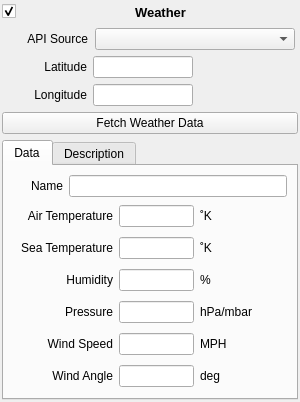
<?xml version="1.0" encoding="UTF-8"?>
<!-- Copyright (C) 2024-2026 RF StateSide LLC; SPDX-License-Identifier: AGPL-3.0-or-later -->
<ui version="4.0">
 <class>GeneratorWeather</class>
 <widget class="QWidget" name="GeneratorWeather">
  <property name="geometry">
   <rect>
    <x>0</x>
    <y>0</y>
    <width>300</width>
    <height>402</height>
   </rect>
  </property>
  <property name="windowTitle">
   <string>Form</string>
  </property>
  <layout class="QVBoxLayout" name="verticalLayout_3">
   <property name="spacing">
    <number>6</number>
   </property>
   <property name="leftMargin">
    <number>2</number>
   </property>
   <property name="topMargin">
    <number>2</number>
   </property>
   <property name="rightMargin">
    <number>2</number>
   </property>
   <property name="bottomMargin">
    <number>2</number>
   </property>
   <item>
    <layout class="QHBoxLayout" name="horizontalLayout_15">
     <item>
      <widget class="QCheckBox" name="checkBoxEnabled">
       <property name="text">
        <string/>
       </property>
       <property name="checked">
        <bool>true</bool>
       </property>
      </widget>
     </item>
     <item>
      <spacer name="horizontalSpacer_5">
       <property name="orientation">
        <enum>Qt::Orientation::Horizontal</enum>
       </property>
       <property name="sizeHint" stdset="0">
        <size>
         <width>40</width>
         <height>20</height>
        </size>
       </property>
      </spacer>
     </item>
     <item>
      <widget class="QLabel" name="labelTitle">
       <property name="font">
        <font>
         <pointsize>10</pointsize>
         <bold>true</bold>
        </font>
       </property>
       <property name="text">
        <string>Weather</string>
       </property>
       <property name="alignment">
        <set>Qt::AlignmentFlag::AlignCenter</set>
       </property>
      </widget>
     </item>
     <item>
      <spacer name="horizontalSpacer_3">
       <property name="orientation">
        <enum>Qt::Orientation::Horizontal</enum>
       </property>
       <property name="sizeHint" stdset="0">
        <size>
         <width>40</width>
         <height>20</height>
        </size>
       </property>
      </spacer>
     </item>
    </layout>
   </item>
   <item>
    <layout class="QHBoxLayout" name="horizontalLayout">
     <item>
      <widget class="QLabel" name="labelApiSource">
       <property name="minimumSize">
        <size>
         <width>85</width>
         <height>0</height>
        </size>
       </property>
       <property name="maximumSize">
        <size>
         <width>85</width>
         <height>16777215</height>
        </size>
       </property>
       <property name="text">
        <string>API Source</string>
       </property>
       <property name="alignment">
        <set>Qt::AlignmentFlag::AlignRight|Qt::AlignmentFlag::AlignTrailing|Qt::AlignmentFlag::AlignVCenter</set>
       </property>
      </widget>
     </item>
     <item>
      <widget class="QComboBox" name="comboBoxApiSource">
       <property name="minimumSize">
        <size>
         <width>200</width>
         <height>0</height>
        </size>
       </property>
       <property name="maximumSize">
        <size>
         <width>200</width>
         <height>16777215</height>
        </size>
       </property>
      </widget>
     </item>
    </layout>
   </item>
   <item>
    <layout class="QHBoxLayout" name="horizontalLayout_9">
     <item>
      <widget class="QLabel" name="labelLatitude">
       <property name="minimumSize">
        <size>
         <width>85</width>
         <height>22</height>
        </size>
       </property>
       <property name="maximumSize">
        <size>
         <width>85</width>
         <height>16777215</height>
        </size>
       </property>
       <property name="text">
        <string>Latitude</string>
       </property>
       <property name="alignment">
        <set>Qt::AlignmentFlag::AlignRight|Qt::AlignmentFlag::AlignTrailing|Qt::AlignmentFlag::AlignVCenter</set>
       </property>
      </widget>
     </item>
     <item>
      <widget class="QLineEdit" name="lineEditLatitude">
       <property name="minimumSize">
        <size>
         <width>100</width>
         <height>22</height>
        </size>
       </property>
       <property name="maximumSize">
        <size>
         <width>100</width>
         <height>16777215</height>
        </size>
       </property>
       <property name="toolTip">
        <string>&lt;html&gt;&lt;head/&gt;&lt;body&gt;&lt;p&gt;&lt;br/&gt;&lt;/p&gt;&lt;/body&gt;&lt;/html&gt;</string>
       </property>
       <property name="inputMethodHints">
        <set>Qt::InputMethodHint::ImhNone</set>
       </property>
       <property name="readOnly">
        <bool>false</bool>
       </property>
      </widget>
     </item>
     <item>
      <widget class="ClickableLabel" name="labelUnitLatitude">
       <property name="minimumSize">
        <size>
         <width>50</width>
         <height>22</height>
        </size>
       </property>
       <property name="toolTip">
        <string>&lt;html&gt;&lt;head/&gt;&lt;body&gt;&lt;p&gt;Click to change units&lt;/p&gt;&lt;/body&gt;&lt;/html&gt;</string>
       </property>
       <property name="text">
        <string/>
       </property>
      </widget>
     </item>
    </layout>
   </item>
   <item>
    <layout class="QHBoxLayout" name="horizontalLayout_10">
     <item>
      <widget class="QLabel" name="labelLongitude">
       <property name="minimumSize">
        <size>
         <width>85</width>
         <height>22</height>
        </size>
       </property>
       <property name="maximumSize">
        <size>
         <width>85</width>
         <height>16777215</height>
        </size>
       </property>
       <property name="text">
        <string>Longitude</string>
       </property>
       <property name="alignment">
        <set>Qt::AlignmentFlag::AlignRight|Qt::AlignmentFlag::AlignTrailing|Qt::AlignmentFlag::AlignVCenter</set>
       </property>
      </widget>
     </item>
     <item>
      <widget class="QLineEdit" name="lineEditLongitude">
       <property name="minimumSize">
        <size>
         <width>100</width>
         <height>22</height>
        </size>
       </property>
       <property name="maximumSize">
        <size>
         <width>100</width>
         <height>16777215</height>
        </size>
       </property>
       <property name="toolTip">
        <string>&lt;html&gt;&lt;head/&gt;&lt;body&gt;&lt;p&gt;Heading in degrees.&lt;/p&gt;&lt;/body&gt;&lt;/html&gt;</string>
       </property>
       <property name="inputMethodHints">
        <set>Qt::InputMethodHint::ImhNone</set>
       </property>
       <property name="readOnly">
        <bool>false</bool>
       </property>
      </widget>
     </item>
     <item>
      <widget class="ClickableLabel" name="labelUnitLongitude">
       <property name="minimumSize">
        <size>
         <width>50</width>
         <height>22</height>
        </size>
       </property>
       <property name="toolTip">
        <string>&lt;html&gt;&lt;head/&gt;&lt;body&gt;&lt;p&gt;Click to change units&lt;/p&gt;&lt;/body&gt;&lt;/html&gt;</string>
       </property>
       <property name="text">
        <string/>
       </property>
      </widget>
     </item>
    </layout>
   </item>
   <item>
    <layout class="QHBoxLayout" name="horizontalLayout_2">
     <item>
      <widget class="QPushButton" name="pushButtonFetchWeather">
       <property name="minimumSize">
        <size>
         <width>250</width>
         <height>0</height>
        </size>
       </property>
       <property name="text">
        <string>Fetch Weather Data</string>
       </property>
      </widget>
     </item>
    </layout>
   </item>
   <item>
    <widget class="QTabWidget" name="tabWidget">
     <property name="currentIndex">
      <number>0</number>
     </property>
     <widget class="QWidget" name="tabData">
      <attribute name="title">
       <string>Data</string>
      </attribute>
      <layout class="QVBoxLayout" name="verticalLayout">
       <item>
        <layout class="QHBoxLayout" name="horizontalLayout_3">
         <item>
          <widget class="QLabel" name="labelName">
           <property name="minimumSize">
            <size>
             <width>50</width>
             <height>22</height>
            </size>
           </property>
           <property name="maximumSize">
            <size>
             <width>50</width>
             <height>16777215</height>
            </size>
           </property>
           <property name="text">
            <string>Name</string>
           </property>
           <property name="alignment">
            <set>Qt::AlignmentFlag::AlignRight|Qt::AlignmentFlag::AlignTrailing|Qt::AlignmentFlag::AlignVCenter</set>
           </property>
          </widget>
         </item>
         <item>
          <widget class="QLineEdit" name="lineEditName">
           <property name="minimumSize">
            <size>
             <width>200</width>
             <height>22</height>
            </size>
           </property>
           <property name="maximumSize">
            <size>
             <width>16777215</width>
             <height>16777215</height>
            </size>
           </property>
           <property name="inputMethodHints">
            <set>Qt::InputMethodHint::ImhNone</set>
           </property>
          </widget>
         </item>
        </layout>
       </item>
       <item>
        <layout class="QHBoxLayout" name="horizontalLayout_4">
         <item>
          <widget class="QLabel" name="labelSource">
           <property name="minimumSize">
            <size>
             <width>100</width>
             <height>22</height>
            </size>
           </property>
           <property name="maximumSize">
            <size>
             <width>100</width>
             <height>16777215</height>
            </size>
           </property>
           <property name="text">
            <string>Air Temperature</string>
           </property>
           <property name="alignment">
            <set>Qt::AlignmentFlag::AlignRight|Qt::AlignmentFlag::AlignTrailing|Qt::AlignmentFlag::AlignVCenter</set>
           </property>
          </widget>
         </item>
         <item>
          <widget class="QLineEdit" name="lineEditAirTemperature">
           <property name="minimumSize">
            <size>
             <width>75</width>
             <height>22</height>
            </size>
           </property>
           <property name="maximumSize">
            <size>
             <width>75</width>
             <height>16777215</height>
            </size>
           </property>
           <property name="inputMethodHints">
            <set>Qt::InputMethodHint::ImhNone</set>
           </property>
          </widget>
         </item>
         <item>
          <widget class="ClickableLabel" name="labelUnitsAirTemperature">
           <property name="minimumSize">
            <size>
             <width>50</width>
             <height>22</height>
            </size>
           </property>
           <property name="toolTip">
            <string>&lt;html&gt;&lt;head/&gt;&lt;body&gt;&lt;p&gt;Click to change units&lt;/p&gt;&lt;/body&gt;&lt;/html&gt;</string>
           </property>
           <property name="text">
            <string>˚K</string>
           </property>
          </widget>
         </item>
        </layout>
       </item>
       <item>
        <layout class="QHBoxLayout" name="horizontalLayout_11">
         <item>
          <widget class="QLabel" name="labelSeaTemperature">
           <property name="minimumSize">
            <size>
             <width>100</width>
             <height>22</height>
            </size>
           </property>
           <property name="maximumSize">
            <size>
             <width>100</width>
             <height>16777215</height>
            </size>
           </property>
           <property name="text">
            <string>Sea Temperature</string>
           </property>
           <property name="alignment">
            <set>Qt::AlignmentFlag::AlignRight|Qt::AlignmentFlag::AlignTrailing|Qt::AlignmentFlag::AlignVCenter</set>
           </property>
          </widget>
         </item>
         <item>
          <widget class="QLineEdit" name="lineEditSeaTemperature">
           <property name="minimumSize">
            <size>
             <width>75</width>
             <height>22</height>
            </size>
           </property>
           <property name="maximumSize">
            <size>
             <width>75</width>
             <height>16777215</height>
            </size>
           </property>
           <property name="inputMethodHints">
            <set>Qt::InputMethodHint::ImhNone</set>
           </property>
          </widget>
         </item>
         <item>
          <widget class="ClickableLabel" name="labelUnitsSeaTemperature">
           <property name="minimumSize">
            <size>
             <width>50</width>
             <height>22</height>
            </size>
           </property>
           <property name="toolTip">
            <string>&lt;html&gt;&lt;head/&gt;&lt;body&gt;&lt;p&gt;Click to change units&lt;/p&gt;&lt;/body&gt;&lt;/html&gt;</string>
           </property>
           <property name="text">
            <string>˚K</string>
           </property>
          </widget>
         </item>
        </layout>
       </item>
       <item>
        <layout class="QHBoxLayout" name="horizontalLayout_5">
         <item>
          <widget class="QLabel" name="labelHumidity">
           <property name="minimumSize">
            <size>
             <width>100</width>
             <height>22</height>
            </size>
           </property>
           <property name="maximumSize">
            <size>
             <width>100</width>
             <height>16777215</height>
            </size>
           </property>
           <property name="text">
            <string>Humidity</string>
           </property>
           <property name="alignment">
            <set>Qt::AlignmentFlag::AlignRight|Qt::AlignmentFlag::AlignTrailing|Qt::AlignmentFlag::AlignVCenter</set>
           </property>
          </widget>
         </item>
         <item>
          <widget class="QLineEdit" name="lineEditHumidity">
           <property name="minimumSize">
            <size>
             <width>75</width>
             <height>22</height>
            </size>
           </property>
           <property name="maximumSize">
            <size>
             <width>75</width>
             <height>16777215</height>
            </size>
           </property>
           <property name="inputMethodHints">
            <set>Qt::InputMethodHint::ImhNone</set>
           </property>
          </widget>
         </item>
         <item>
          <widget class="ClickableLabel" name="labelUnitsHumidity">
           <property name="minimumSize">
            <size>
             <width>50</width>
             <height>22</height>
            </size>
           </property>
           <property name="toolTip">
            <string>&lt;html&gt;&lt;head/&gt;&lt;body&gt;&lt;p&gt;&lt;br/&gt;&lt;/p&gt;&lt;/body&gt;&lt;/html&gt;</string>
           </property>
           <property name="text">
            <string>%</string>
           </property>
          </widget>
         </item>
        </layout>
       </item>
       <item>
        <layout class="QHBoxLayout" name="horizontalLayout_6">
         <item>
          <widget class="QLabel" name="labelAtmosphericPressure">
           <property name="minimumSize">
            <size>
             <width>100</width>
             <height>22</height>
            </size>
           </property>
           <property name="maximumSize">
            <size>
             <width>100</width>
             <height>16777215</height>
            </size>
           </property>
           <property name="text">
            <string>Pressure</string>
           </property>
           <property name="alignment">
            <set>Qt::AlignmentFlag::AlignRight|Qt::AlignmentFlag::AlignTrailing|Qt::AlignmentFlag::AlignVCenter</set>
           </property>
          </widget>
         </item>
         <item>
          <widget class="QLineEdit" name="lineEditAtmosphericPressure">
           <property name="minimumSize">
            <size>
             <width>75</width>
             <height>22</height>
            </size>
           </property>
           <property name="maximumSize">
            <size>
             <width>75</width>
             <height>16777215</height>
            </size>
           </property>
           <property name="inputMethodHints">
            <set>Qt::InputMethodHint::ImhNone</set>
           </property>
          </widget>
         </item>
         <item>
          <widget class="ClickableLabel" name="labelUnitsAtmosphericPressure">
           <property name="minimumSize">
            <size>
             <width>50</width>
             <height>22</height>
            </size>
           </property>
           <property name="toolTip">
            <string>&lt;html&gt;&lt;head/&gt;&lt;body&gt;&lt;p&gt;Click to change units&lt;/p&gt;&lt;/body&gt;&lt;/html&gt;</string>
           </property>
           <property name="text">
            <string>hPa/mbar</string>
           </property>
          </widget>
         </item>
        </layout>
       </item>
       <item>
        <layout class="QHBoxLayout" name="horizontalLayout_7">
         <item>
          <widget class="QLabel" name="labelHumidity_3">
           <property name="minimumSize">
            <size>
             <width>100</width>
             <height>22</height>
            </size>
           </property>
           <property name="maximumSize">
            <size>
             <width>100</width>
             <height>16777215</height>
            </size>
           </property>
           <property name="text">
            <string>Wind Speed</string>
           </property>
           <property name="alignment">
            <set>Qt::AlignmentFlag::AlignRight|Qt::AlignmentFlag::AlignTrailing|Qt::AlignmentFlag::AlignVCenter</set>
           </property>
          </widget>
         </item>
         <item>
          <widget class="QLineEdit" name="lineEditWindSpeed">
           <property name="minimumSize">
            <size>
             <width>75</width>
             <height>22</height>
            </size>
           </property>
           <property name="maximumSize">
            <size>
             <width>75</width>
             <height>16777215</height>
            </size>
           </property>
           <property name="inputMethodHints">
            <set>Qt::InputMethodHint::ImhNone</set>
           </property>
          </widget>
         </item>
         <item>
          <widget class="ClickableLabel" name="labelUnitsWindSpeed">
           <property name="minimumSize">
            <size>
             <width>50</width>
             <height>22</height>
            </size>
           </property>
           <property name="toolTip">
            <string>&lt;html&gt;&lt;head/&gt;&lt;body&gt;&lt;p&gt;Click to change units&lt;/p&gt;&lt;/body&gt;&lt;/html&gt;</string>
           </property>
           <property name="text">
            <string>MPH</string>
           </property>
          </widget>
         </item>
        </layout>
       </item>
       <item>
        <layout class="QHBoxLayout" name="horizontalLayout_8">
         <item>
          <widget class="QLabel" name="labelHumidity_4">
           <property name="minimumSize">
            <size>
             <width>100</width>
             <height>22</height>
            </size>
           </property>
           <property name="maximumSize">
            <size>
             <width>100</width>
             <height>16777215</height>
            </size>
           </property>
           <property name="text">
            <string>Wind Angle</string>
           </property>
           <property name="alignment">
            <set>Qt::AlignmentFlag::AlignRight|Qt::AlignmentFlag::AlignTrailing|Qt::AlignmentFlag::AlignVCenter</set>
           </property>
          </widget>
         </item>
         <item>
          <widget class="QLineEdit" name="lineEditWindAngle">
           <property name="minimumSize">
            <size>
             <width>75</width>
             <height>22</height>
            </size>
           </property>
           <property name="maximumSize">
            <size>
             <width>75</width>
             <height>16777215</height>
            </size>
           </property>
           <property name="inputMethodHints">
            <set>Qt::InputMethodHint::ImhNone</set>
           </property>
          </widget>
         </item>
         <item>
          <widget class="ClickableLabel" name="labelUnitsWindAngle">
           <property name="minimumSize">
            <size>
             <width>50</width>
             <height>22</height>
            </size>
           </property>
           <property name="toolTip">
            <string>&lt;html&gt;&lt;head/&gt;&lt;body&gt;&lt;p&gt;&lt;br/&gt;&lt;/p&gt;&lt;/body&gt;&lt;/html&gt;</string>
           </property>
           <property name="text">
            <string>deg</string>
           </property>
          </widget>
         </item>
        </layout>
       </item>
      </layout>
     </widget>
     <widget class="QWidget" name="tabDescription">
      <attribute name="title">
       <string>Description</string>
      </attribute>
      <layout class="QVBoxLayout" name="verticalLayout_2">
       <item>
        <widget class="QTextEdit" name="textEditDescription">
         <property name="readOnly">
          <bool>true</bool>
         </property>
        </widget>
       </item>
      </layout>
     </widget>
    </widget>
   </item>
  </layout>
 </widget>
 <customwidgets>
  <customwidget>
   <class>ClickableLabel</class>
   <extends>QLabel</extends>
   <header location="global">clickablelabel.h</header>
  </customwidget>
 </customwidgets>
 <resources/>
 <connections/>
</ui>
